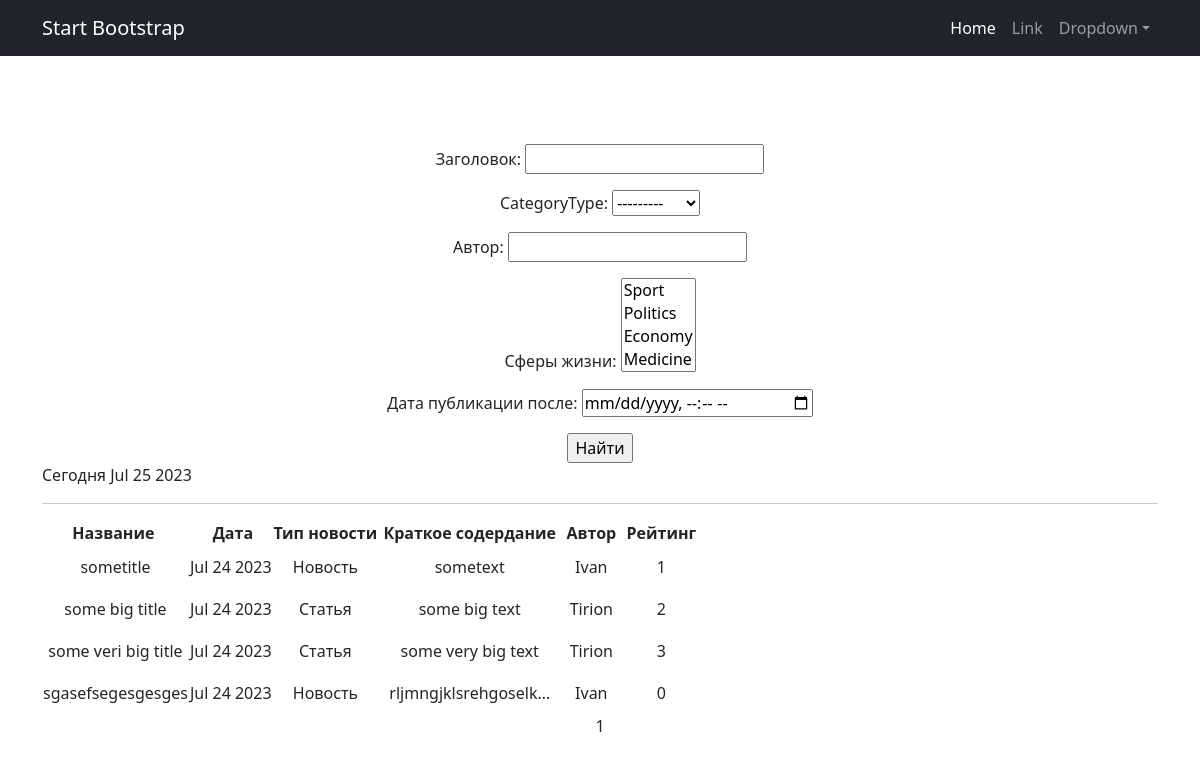
Page /news/search/ (signed in) on the committed database.
### news/models.py (models this page shows, shortened)
class Post(models.Model):
    author = models.ForeignKey(Author, on_delete=models.CASCADE)
    NEWS = 'NW'
    ARTICLE = 'AR'
    CATEGORY_CHOICES = (
        (NEWS, 'Новость'),
        (ARTICLE, 'Статья')
    )
    categoryType = models.CharField(max_length=2, choices=CATEGORY_CHOICES, default=NEWS)
    dateCreation = models.DateField(auto_now_add=True)
    postCategory = models.ManyToManyField(Category, through='PostCategory')
    title = models.CharField(max_length=128)
    text = models.TextField()
    rating = models.SmallIntegerField(default=0)

class Author(models.Model):
    authorUser = models.OneToOneField(User, on_delete=models.CASCADE)
    ratingAuthor = models.SmallIntegerField(default=0)

### news/views.py (the view)
# urls.py: path('news/search/', NewsSearch.as_view(), name='news_search'),
class NewsSearch(ListView):
    model = Post
    template_name = 'search.html'
    context_object_name = 'newses'
    ordering = '-dateCreation'
    paginate_by = 10
    def get_queryset(self):
        queryset = super().get_queryset()
        self.filterset = NewsFilter(self.request.GET, queryset)
        return self.filterset.qs
    def get_context_data(self, **kwargs):
        context = super().get_context_data(**kwargs)
        context['filterset'] = self.filterset
        context['is_authent'] = self.request.user.is_authenticated
        context['is_author'] = self.request.user.groups.filter(name='Authors').exists()
        context['time_now'] = datetime.utcnow()
        return context

### news/models.py (called while the page is built)
    def __str__(self):
        return f'{self.name}'

### templates/search.html (shortened to what this page needs)
{% extends 'flatpages/default.html' %}
{% load custom_tegs %}
{% block content %}
    <p>&nbsp;</p>
   <form action="" method="get">
       {{ filterset.form.as_p }}
       <input type="submit" value="Найти" />
         <p style="text-align: left;">Сегодня {{ time_now|date:'M d Y' }}</p>
   </form>
     <hr>
        {% if newses %}
        <table>
            <tr>
                <th>Название&nbsp;</th>
                <th>&nbsp;Дата</th>
                <th>Тип новости</th>
                <th>&nbsp;Краткое содердание&nbsp;</th>
                <th>&nbsp;Автор&nbsp;</th>
                <th>&nbsp;Рейтинг&nbsp;</th>
            </tr>
            {% for news in newses %}
            <tr>
            <td>{{ news.title}}</td>
                <td>{{ news.dateCreation|date:'M d Y' }}</td>
                {% if news.categoryType == 'NW' %}
                <td>{{ 'Новость' }}</td>
                {% else %}
                <td>{{ 'Статья' }}</td>
                {% endif %}
                <td>{{ news.text|truncatechars:20 }}</td>
                <td>{{ news.author.authorUser.username }}</td>
                <td>{{ news.rating }}</td>
                <td><p>&nbsp;</p></td>
            </tr>
            {% endfor %}
        </table>
    {% else %}
       <h2>Новостей нет!</h2>
    {% endif %}
        {{ page_obj.number }}
{% endblock content %}

### rows in the picture
Post: title "sometitle", dateCreation "Jul 24 2023", value "Новость", text "sometext", author.authorUser.username "Ivan", rating "1"
Post: title "some big title", dateCreation "Jul 24 2023", value "Статья", text "some big text", author.authorUser.username "Tirion", rating "2"
Post: title "some veri big title", dateCreation "Jul 24 2023", value "Статья", text "some very big text", author.authorUser.username "Tirion", rating "3"
Post: title "sgasefsegesgesges", dateCreation "Jul 24 2023", value "Новость", text "rljmngjklsrehgoselk…", author.authorUser.username "Ivan", rating "0"

### other values in the picture
{{ time_now|date:'M d Y' }} "Jul 25 2023"
{{ page_obj.number }} "1"
